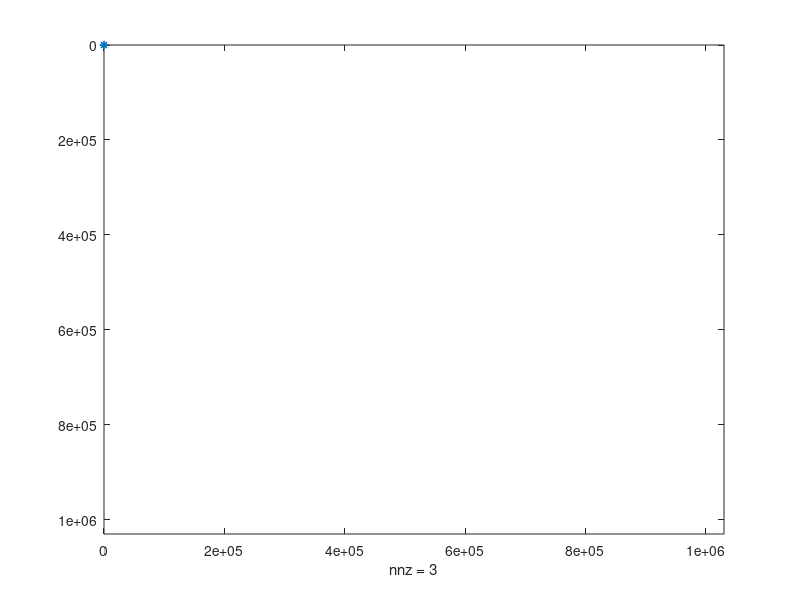

Here is the MATLAB script that generated this plot: (Note: this script raises an error after producing the figure.)
N = 100;
M = (N+1)^3;
x = linspace(0,1,N+1);
y = x; z=x;

[X , Y, Z] = meshgrid(x,y,z);

u0 = zeros((N+1)^3,1);
u0(Z==0) = 1;
u0_slice = reshape(u0,[N+1,N+1,N+1]);
u0_slice = squeeze(u0_slice(:,5,:));
mesh(squeeze(Y(:,5,:)),squeeze(Z(:,5,:)),u0_slice)

A =spdiags([-1 -1 8 -1 -1],[-N-1,-1:1,N+1],M,M);
spy(A)

u = ones(M,1); b = A*u;
r = chol(A);
tic
y = r'\b; 
u1 = r\y; 
toc

tic
u2 = A\b;
toc

